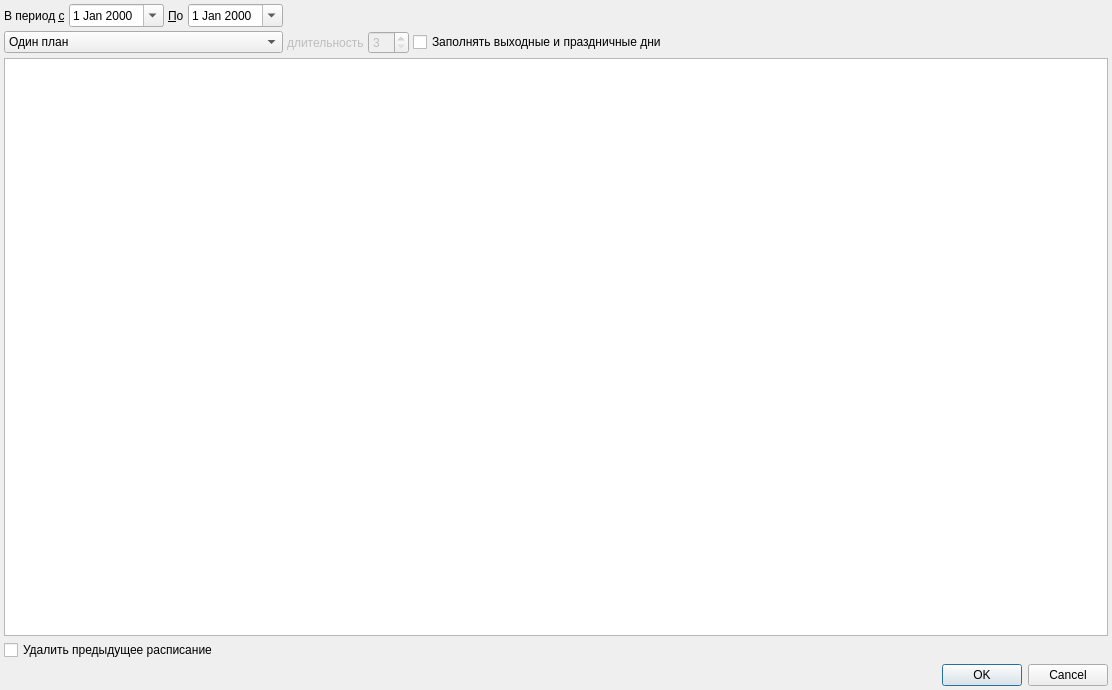
<?xml version="1.0" encoding="UTF-8"?>
<ui version="4.0">
 <class>TemplateDialog</class>
 <widget class="QDialog" name="TemplateDialog">
  <property name="geometry">
   <rect>
    <x>0</x>
    <y>0</y>
    <width>1112</width>
    <height>690</height>
   </rect>
  </property>
  <property name="windowTitle">
   <string>Шаблон планировщика</string>
  </property>
  <layout class="QGridLayout" name="gridLayout">
   <property name="margin">
    <number>4</number>
   </property>
   <property name="spacing">
    <number>4</number>
   </property>
   <item row="2" column="0" colspan="8">
    <widget class="COrgSrtuctureJobsView" name="tblJobs"/>
   </item>
   <item row="1" column="0" colspan="4">
    <widget class="QComboBox" name="cmbTimelinePeriod">
     <property name="sizePolicy">
      <sizepolicy hsizetype="Preferred" vsizetype="Fixed">
       <horstretch>0</horstretch>
       <verstretch>0</verstretch>
      </sizepolicy>
     </property>
     <item>
      <property name="text">
       <string>Один план</string>
      </property>
     </item>
     <item>
      <property name="text">
       <string>Нечет/чет</string>
      </property>
     </item>
     <item>
      <property name="text">
       <string>Произвольный график</string>
      </property>
     </item>
     <item>
      <property name="text">
       <string>Одна неделя</string>
      </property>
     </item>
     <item>
      <property name="text">
       <string>Две недели</string>
      </property>
     </item>
     <item>
      <property name="text">
       <string>Три недели</string>
      </property>
     </item>
     <item>
      <property name="text">
       <string>Четыре недели</string>
      </property>
     </item>
    </widget>
   </item>
   <item row="0" column="1">
    <widget class="CDateEdit" name="edtBegDate">
     <property name="sizePolicy">
      <sizepolicy hsizetype="Maximum" vsizetype="Fixed">
       <horstretch>0</horstretch>
       <verstretch>0</verstretch>
      </sizepolicy>
     </property>
     <property name="calendarPopup">
      <bool>true</bool>
     </property>
    </widget>
   </item>
   <item row="0" column="2">
    <widget class="QLabel" name="lblEndDate">
     <property name="sizePolicy">
      <sizepolicy hsizetype="Maximum" vsizetype="Preferred">
       <horstretch>0</horstretch>
       <verstretch>0</verstretch>
      </sizepolicy>
     </property>
     <property name="text">
      <string>&amp;По</string>
     </property>
     <property name="buddy">
      <cstring>edtEndDate</cstring>
     </property>
    </widget>
   </item>
   <item row="0" column="3">
    <widget class="CDateEdit" name="edtEndDate">
     <property name="sizePolicy">
      <sizepolicy hsizetype="Maximum" vsizetype="Fixed">
       <horstretch>0</horstretch>
       <verstretch>0</verstretch>
      </sizepolicy>
     </property>
     <property name="calendarPopup">
      <bool>true</bool>
     </property>
    </widget>
   </item>
   <item row="0" column="0">
    <widget class="QLabel" name="lblBegDate">
     <property name="sizePolicy">
      <sizepolicy hsizetype="Maximum" vsizetype="Preferred">
       <horstretch>0</horstretch>
       <verstretch>0</verstretch>
      </sizepolicy>
     </property>
     <property name="text">
      <string>В период &amp;с</string>
     </property>
     <property name="buddy">
      <cstring>edtBegDate</cstring>
     </property>
    </widget>
   </item>
   <item row="4" column="0" colspan="8">
    <widget class="QDialogButtonBox" name="buttonBox">
     <property name="orientation">
      <enum>Qt::Horizontal</enum>
     </property>
     <property name="standardButtons">
      <set>QDialogButtonBox::Cancel|QDialogButtonBox::Ok</set>
     </property>
    </widget>
   </item>
   <item row="3" column="0" colspan="8">
    <widget class="QCheckBox" name="chkRemoveExistingJobs">
     <property name="text">
      <string>Удалить предыдущее расписание</string>
     </property>
    </widget>
   </item>
   <item row="1" column="5">
    <widget class="QSpinBox" name="edtTimelineCustomLength">
     <property name="enabled">
      <bool>false</bool>
     </property>
     <property name="sizePolicy">
      <sizepolicy hsizetype="Maximum" vsizetype="Fixed">
       <horstretch>0</horstretch>
       <verstretch>0</verstretch>
      </sizepolicy>
     </property>
     <property name="minimum">
      <number>3</number>
     </property>
     <property name="maximum">
      <number>31</number>
     </property>
     <property name="value">
      <number>3</number>
     </property>
    </widget>
   </item>
   <item row="1" column="4">
    <widget class="QLabel" name="lblTimelineCustomLength">
     <property name="enabled">
      <bool>false</bool>
     </property>
     <property name="sizePolicy">
      <sizepolicy hsizetype="Maximum" vsizetype="Preferred">
       <horstretch>0</horstretch>
       <verstretch>0</verstretch>
      </sizepolicy>
     </property>
     <property name="text">
      <string>длительность</string>
     </property>
     <property name="buddy">
      <cstring>edtTimelineCustomLength</cstring>
     </property>
    </widget>
   </item>
   <item row="0" column="4" colspan="4">
    <spacer name="horizontalSpacer">
     <property name="orientation">
      <enum>Qt::Horizontal</enum>
     </property>
     <property name="sizeHint" stdset="0">
      <size>
       <width>449</width>
       <height>20</height>
      </size>
     </property>
    </spacer>
   </item>
   <item row="1" column="6">
    <widget class="QCheckBox" name="chkFillRedDays">
     <property name="text">
      <string>Заполнять выходные и праздничные дни</string>
     </property>
    </widget>
   </item>
   <item row="1" column="7">
    <spacer name="horizontalSpacer_2">
     <property name="orientation">
      <enum>Qt::Horizontal</enum>
     </property>
     <property name="sizeHint" stdset="0">
      <size>
       <width>40</width>
       <height>20</height>
      </size>
     </property>
    </spacer>
   </item>
  </layout>
 </widget>
 <customwidgets>
  <customwidget>
   <class>CDateEdit</class>
   <extends>QDateEdit</extends>
   <header location="global">library/DateEdit</header>
  </customwidget>
  <customwidget>
   <class>COrgSrtuctureJobsView</class>
   <extends>QTableView</extends>
   <header location="global">Resources/OrgStructureJobs.h</header>
  </customwidget>
 </customwidgets>
 <tabstops>
  <tabstop>edtBegDate</tabstop>
  <tabstop>edtEndDate</tabstop>
  <tabstop>cmbTimelinePeriod</tabstop>
  <tabstop>edtTimelineCustomLength</tabstop>
  <tabstop>chkFillRedDays</tabstop>
  <tabstop>tblJobs</tabstop>
  <tabstop>chkRemoveExistingJobs</tabstop>
  <tabstop>buttonBox</tabstop>
 </tabstops>
 <resources/>
 <connections>
  <connection>
   <sender>buttonBox</sender>
   <signal>accepted()</signal>
   <receiver>TemplateDialog</receiver>
   <slot>accept()</slot>
   <hints>
    <hint type="sourcelabel">
     <x>676</x>
     <y>702</y>
    </hint>
    <hint type="destinationlabel">
     <x>157</x>
     <y>224</y>
    </hint>
   </hints>
  </connection>
  <connection>
   <sender>buttonBox</sender>
   <signal>rejected()</signal>
   <receiver>TemplateDialog</receiver>
   <slot>reject()</slot>
   <hints>
    <hint type="sourcelabel">
     <x>704</x>
     <y>702</y>
    </hint>
    <hint type="destinationlabel">
     <x>286</x>
     <y>224</y>
    </hint>
   </hints>
  </connection>
 </connections>
</ui>
